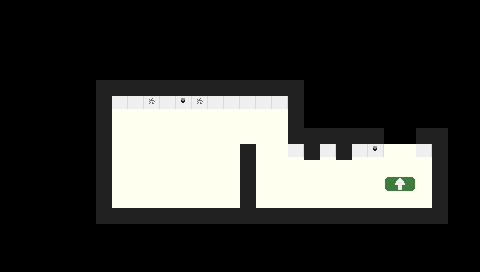

This is a level from a 2D game, rendered from its Tiled map with the project's own tilesets. A one-line summary and the complete map file follow:
An orthogonal 30x17 tile map with 16x16 px tiles, 2 tile layers (Floors, Walls) and 6 objects (0, 1, RDL, Next Room, Player Start, ...).

<map version="1.0" tiledversion="1.1.4" orientation="orthogonal" renderorder="right-down" width="30" height="17" tilewidth="16" tileheight="16" infinite="0" nextobjectid="15">
 <tileset firstgid="1" source="../Tilesets/lab.tsx" />
 <layer name="Floors" width="30" height="17">
  <data encoding="csv">
0,0,0,0,0,0,0,0,0,0,0,0,0,0,0,0,0,0,0,0,0,0,0,0,0,0,0,0,0,0,
0,0,0,0,0,0,0,0,0,0,0,0,0,0,0,0,0,0,0,0,0,0,0,0,0,0,0,0,0,0,
0,0,0,0,0,0,0,0,0,0,0,0,0,0,0,0,0,0,0,0,0,0,0,0,0,0,0,0,0,0,
0,0,0,0,0,0,0,0,0,0,0,0,0,0,0,0,0,0,0,0,0,0,0,0,0,0,0,0,0,0,
0,0,0,0,0,0,0,0,0,0,0,0,0,0,0,0,0,0,0,0,0,0,0,0,0,0,0,0,0,0,
0,0,0,0,0,0,0,0,0,0,0,0,0,0,0,0,0,0,0,0,0,0,0,0,0,0,0,0,0,0,
0,0,0,0,0,0,0,3,3,3,3,3,3,3,3,3,3,3,0,0,0,0,0,0,0,0,0,0,0,0,
0,0,0,0,0,0,0,3,3,3,3,3,3,3,3,3,3,3,0,0,0,0,0,0,0,0,0,0,0,0,
0,0,0,0,0,0,0,3,3,3,3,3,3,3,3,3,3,3,0,0,0,0,0,0,0,0,0,0,0,0,
0,0,0,0,0,0,0,3,3,3,3,3,3,3,3,3,3,3,3,3,3,3,3,3,3,3,3,0,0,0,
0,0,0,0,0,0,0,3,3,3,3,3,3,3,3,3,3,3,3,3,3,3,3,3,3,3,3,0,0,0,
0,0,0,0,0,0,0,3,3,3,3,3,3,3,3,3,3,3,3,3,3,3,3,3,16,17,3,0,0,0,
0,0,0,0,0,0,0,3,3,3,3,3,3,3,3,3,3,3,3,3,3,3,3,3,3,3,3,0,0,0,
0,0,0,0,0,0,0,0,0,0,0,0,0,0,0,0,0,0,0,0,0,0,0,0,0,0,0,0,0,0,
0,0,0,0,0,0,0,0,0,0,0,0,0,0,0,0,0,0,0,0,0,0,0,0,0,0,0,0,0,0,
0,0,0,0,0,0,0,0,0,0,0,0,0,0,0,0,0,0,0,0,0,0,0,0,0,0,0,0,0,0,
0,0,0,0,0,0,0,0,0,0,0,0,0,0,0,0,0,0,0,0,0,0,0,0,0,0,0,0,0,0
</data>
 </layer>
 <layer name="Walls" width="30" height="17">
  <data encoding="csv">
0,0,0,0,0,0,0,0,0,0,0,0,0,0,0,0,0,0,0,0,0,0,0,0,0,0,0,0,0,0,
0,0,0,0,0,0,0,0,0,0,0,0,0,0,0,0,0,0,0,0,0,0,0,0,0,0,0,0,0,0,
0,0,0,0,0,0,0,0,0,0,0,0,0,0,0,0,0,0,0,0,0,0,0,0,0,0,0,0,0,0,
0,0,0,0,0,0,0,0,0,0,0,0,0,0,0,0,0,0,0,0,0,0,0,0,0,0,0,0,0,0,
0,0,0,0,0,0,0,0,0,0,0,0,0,0,0,0,0,0,0,0,0,0,0,0,0,0,0,0,0,0,
0,0,0,0,0,0,13,13,13,13,13,13,13,13,13,13,13,13,13,0,0,0,0,0,0,0,0,0,0,0,
0,0,0,0,0,0,13,1,1,7,1,6,7,1,1,1,1,1,13,0,0,0,0,0,0,0,0,0,0,0,
0,0,0,0,0,0,13,0,0,0,0,0,0,0,0,0,0,0,13,0,0,0,0,0,0,0,0,0,0,0,
0,0,0,0,0,0,13,0,0,0,0,0,0,0,0,0,0,0,13,13,13,13,13,13,0,0,13,13,0,0,
0,0,0,0,0,0,13,0,0,0,0,0,0,0,0,13,0,0,1,13,1,13,1,6,0,0,1,13,0,0,
0,0,0,0,0,0,13,0,0,0,0,0,0,0,0,13,0,0,0,0,0,0,0,0,0,0,0,13,0,0,
0,0,0,0,0,0,13,0,0,0,0,0,0,0,0,13,0,0,0,0,0,0,0,0,0,0,0,13,0,0,
0,0,0,0,0,0,13,0,0,0,0,0,0,0,0,13,0,0,0,0,0,0,0,0,0,0,0,13,0,0,
0,0,0,0,0,0,13,13,13,13,13,13,13,13,13,13,13,13,13,13,13,13,13,13,13,13,13,13,0,0,
0,0,0,0,0,0,0,0,0,0,0,0,0,0,0,0,0,0,0,0,0,0,0,0,0,0,0,0,0,0,
0,0,0,0,0,0,0,0,0,0,0,0,0,0,0,0,0,0,0,0,0,0,0,0,0,0,0,0,0,0,
0,0,0,0,0,0,0,0,0,0,0,0,0,0,0,0,0,0,0,0,0,0,0,0,0,0,0,0,0,0
</data>
 </layer>
 <objectgroup name="Objects">
  <object id="6" name="0" gid="8" x="304" y="175.818" width="16" height="16">
   <properties>
    <property name="isOpen" type="bool" value="true" />
   </properties>
  </object>
  <object id="7" name="1" gid="8" x="336" y="176.04" width="16" height="16">
   <properties>
    <property name="isOpen" type="bool" value="false" />
   </properties>
  </object>
  <object id="11" name="RDL" gid="11" x="384.031" y="160.032" width="16" height="16" />
  <object id="12" name="Next Room" x="381.656" y="128.156" width="37.25" height="19.75">
   <properties>
    <property name="unity:isTrigger" type="bool" value="true" />
   </properties>
  </object>
  <object id="13" name="Player Start" x="130.5" y="128.375" width="1" height="1" />
  <object id="14" name="Enemy" gid="25" x="208.25" y="185.5" width="16" height="16">
   <properties>
    <property name="behavior" value="patrol_left_right" />
    <property name="onDeathToggleAll" type="bool" value="true" />
   </properties>
  </object>
 </objectgroup>
</map>
